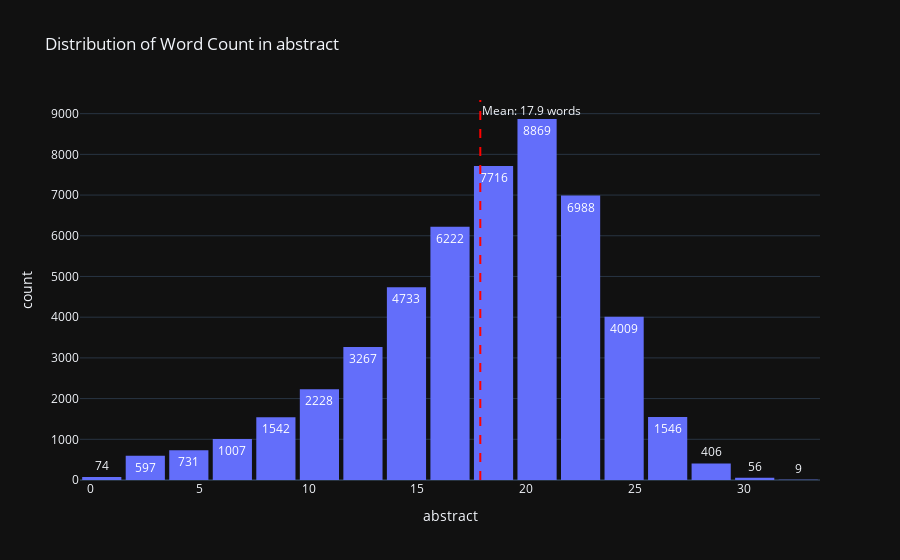
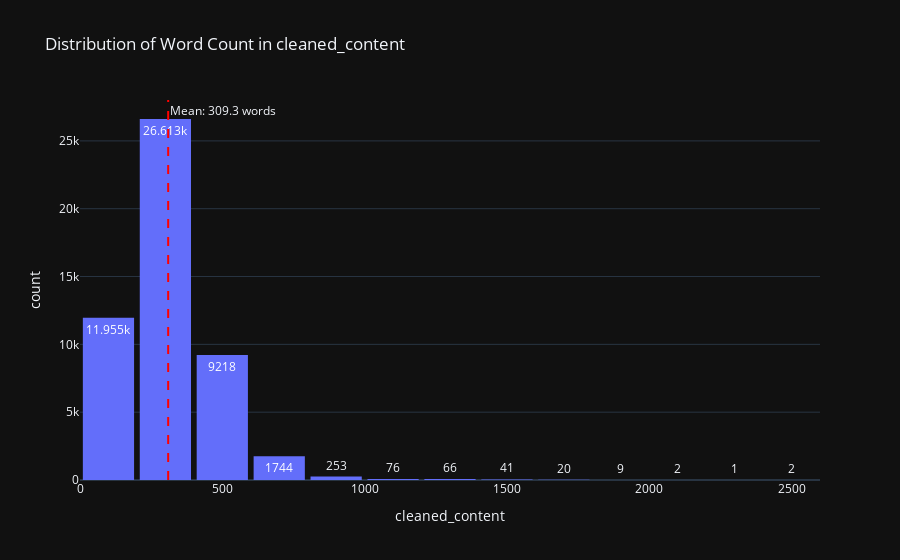

Write notebook code for charts like these, in order.
### Code cell
columns_to_plot_word_count = [
    'abstract',
    'cleaned_content'
]

for col in columns_to_plot_word_count:
    plot_word_count_distribution(job_df, col)

### Figure 1 — Plotly figure (JSON) as saved in the notebook; plotly's stock layout.template omitted (floating-point values rounded to 4 significant figures; data arrays with more than 128 entries replaced by an {"elided": "..."} marker saying what was removed)
{"data": [{"bingroup": "x", "hovertemplate": "abstract=%{x}<br>count=%{y}<extra></extra>", "legendgroup": "", "marker": {"color": "#636efa", "pattern": {"shape": ""}}, "name": "", "nbinsx": 20, "orientation": "v", "showlegend": false, "texttemplate": "%{value}", "x": {"elided": "50000 int values"}, "xaxis": "x", "yaxis": "y", "type": "histogram"}], "layout": {"xaxis": {"anchor": "y", "domain": [0.0, 1.0], "title": {"text": "abstract"}}, "yaxis": {"anchor": "x", "domain": [0.0, 1.0], "title": {"text": "count"}}, "legend": {"tracegroupgap": 0}, "title": {"text": "Distribution of Word Count in abstract"}, "barmode": "relative", "shapes": [{"line": {"color": "red", "dash": "dash"}, "type": "line", "x0": 17.89, "x1": 17.89, "xref": "x", "y0": 0, "y1": 1, "yref": "y domain"}], "annotations": [{"showarrow": false, "text": "Mean: 17.9 words", "x": 17.89, "xanchor": "left", "xref": "x", "y": 1, "yanchor": "top", "yref": "y domain"}], "bargap": 0.1}}

### Figure 2 — Plotly figure (JSON) as saved in the notebook; plotly's stock layout.template omitted (floating-point values rounded to 4 significant figures; data arrays with more than 128 entries replaced by an {"elided": "..."} marker saying what was removed)
{"data": [{"bingroup": "x", "hovertemplate": "cleaned_content=%{x}<br>count=%{y}<extra></extra>", "legendgroup": "", "marker": {"color": "#636efa", "pattern": {"shape": ""}}, "name": "", "nbinsx": 20, "orientation": "v", "showlegend": false, "texttemplate": "%{value}", "x": {"elided": "50000 int values"}, "xaxis": "x", "yaxis": "y", "type": "histogram"}], "layout": {"xaxis": {"anchor": "y", "domain": [0.0, 1.0], "title": {"text": "cleaned_content"}}, "yaxis": {"anchor": "x", "domain": [0.0, 1.0], "title": {"text": "count"}}, "legend": {"tracegroupgap": 0}, "title": {"text": "Distribution of Word Count in cleaned_content"}, "barmode": "relative", "shapes": [{"line": {"color": "red", "dash": "dash"}, "type": "line", "x0": 309.3, "x1": 309.3, "xref": "x", "y0": 0, "y1": 1, "yref": "y domain"}], "annotations": [{"showarrow": false, "text": "Mean: 309.3 words", "x": 309.3, "xanchor": "left", "xref": "x", "y": 1, "yanchor": "top", "yref": "y domain"}], "bargap": 0.1}}
